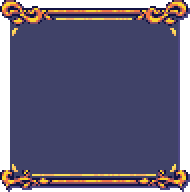
#> input picture Assets/ui/mana_soul/panel_a.png, 190 x 192 px, given in place of 20250420manaSoul9SlicesA-Sheet.png, which was not available
$ python build_ui_from_mana_soul.py
#> lines starting #> are read from the running program, lines starting #| are printed output that depends on the picture
"""Membangun aset UI game dari pack "Tiny RPG - Mana Soul GUI" (tiopalada, CC0).

Menjalankan skrip ini (python3, butuh Pillow + numpy):
  1. memotong sprite pack dan memperbesarnya 2x (nearest) ke Assets/ui/mana_soul/
  2. membuat ornamen, panah, ikon deck/discard, dan kursor di Assets/ui/
  3. menulis Assets/ui/theme/game_theme.tres (Theme global game)

Kalau pack diganti, ubah konfigurasi MARGIN/palet di bawah lalu jalankan ulang:
    python3 SourceArt/ui_builder/build_ui_from_mana_soul.py
"""
from pathlib import Path
import numpy as np
from PIL import Image

ROOT = Path(__file__).resolve().parents[2]
PACK = ROOT / "Assets" / "tinyRPG_manaSoulGUI_v_1_0"
OUT = ROOT / "Assets" / "ui"
OUT_PACK = OUT / "mana_soul"
OUT_THEME = OUT / "theme"
for d in (OUT, OUT_PACK, OUT_THEME):
    d.mkdir(parents=True, exist_ok=True)

S = 2  # skala piksel UI (semua sprite pack dibesarkan 2x)


def sheet(name: str) -> Image.Image:
#> called with name = '420manaSoul9SlicesA-Sheet'
    return Image.open(PACK / f"20250{name}.png").convert("RGBA")
#> returned value is the input picture: PIL image 190x192 RGBA; mean R, G, B, A 31.6, 27.3, 59.5, 183


def bbox_crop(im: Image.Image) -> Image.Image:
    a = np.array(im)
    ys, xs = np.nonzero(a[..., 3] > 0)
    return im.crop((int(xs.min()), int(ys.min()), int(xs.max()) + 1, int(ys.max()) + 1))


def up(im: Image.Image, k: int = S) -> Image.Image:
#> called with k = 2
    return im.resize((im.width * k, im.height * k), Image.NEAREST)
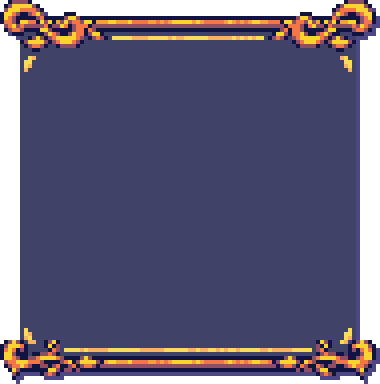
#> returned value: PIL image 380x384 RGBA; mean R, G, B, A 31.6, 27.3, 59.5, 183; transparent parts drawn white


# ------------------------------------------------------------------ sprite
# Panel 9-slice: margin (kiri, atas, kanan, bawah) dalam piksel ASLI pack (1x).
PANELS = {
    "panel_a": ("420manaSoul9SlicesA-Sheet", (20, 18, 20, 18)),  # navy + emas  -> dialog/pilihan
    "panel_b": ("420manaSoul9SlicesB-Sheet", (14, 14, 14, 14)),  # ungu         -> panel HUD
    "panel_c": ("420manaSoul9SlicesC-Sheet", (14, 14, 14, 14)),  # ungu + emas  -> modal (pause, game over)
}
# Tombol 3-slice: margin cap kiri/kanan (1x). Sheet = 4 state x 96 px.
BUTTONS = {
    "button_a": ("421manaSoulButtonA-Sheet", 22),  # sayap emas, biru     -> menu utama
    "button_b": ("421manaSoulButtonB-Sheet", 20),  # ungu + ornamen emas  -> tombol default
}
STATES = ["normal", "hover", "pressed", "disabled"]

meta = {}
for name, (fn, m) in PANELS.items():
    img = up(bbox_crop(sheet(fn)))
    img.save(OUT_PACK / f"{name}.png")
    meta[name] = dict(size=img.size, margin=tuple(v * S for v in m))
#> pass 2 of the loop `for name, (fn, m) in PANELS.items():`:
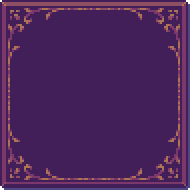
#> input picture Assets/ui/mana_soul/panel_b.png, 190 x 190 px, given in place of 20250420manaSoul9SlicesB-Sheet.png, which was not available
#> in sheet, returned value is the input picture: PIL image 190x190 RGBA; mean R, G, B, A 75.6, 37.2, 91.3, 254.8
#> in up (call 2), `return im.resize((im.width * k, im.height * k), Image.NEAREST)`:
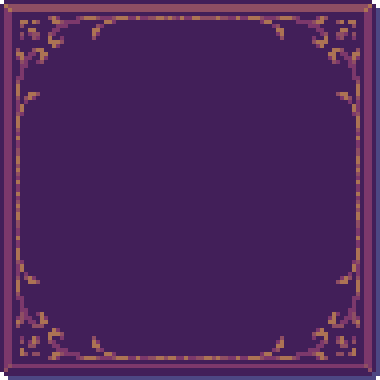
#> returned value: PIL image 380x380 RGBA; mean R, G, B, A 75.6, 37.2, 91.3, 254.8; transparent parts drawn white

for name, (fn, cap) in BUTTONS.items():
    sh = sheet(fn)
#> (the run stopped early here; a loop or call above may not have finished)
